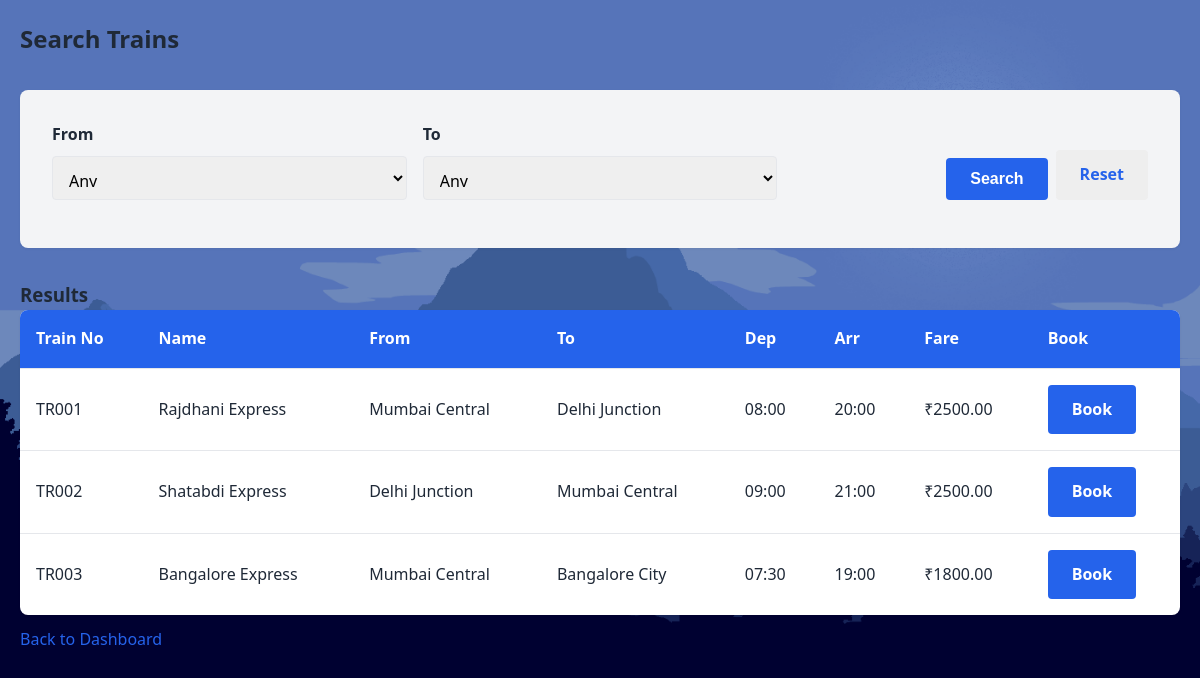
Screenshot of /search.php (signed in) with the database file from the repository.
### tables this page shows
CREATE TABLE TRAIN (
    TrainID INT PRIMARY KEY AUTO_INCREMENT,
    TrainNumber VARCHAR(20) UNIQUE NOT NULL,
    TrainName VARCHAR(100) NOT NULL,
    FromStation VARCHAR(100) NOT NULL,
    ToStation VARCHAR(100) NOT NULL,
    TotalSeats INT NOT NULL,
    Fare DECIMAL(10, 2) NOT NULL,
    DepartureTime TIME NULL,
    ArrivalTime TIME NULL,
    CreatedAt TIMESTAMP DEFAULT CURRENT_TIMESTAMP,
    FOREIGN KEY (FromStation) REFERENCES STATION(StationName),
    FOREIGN KEY (ToStation) REFERENCES STATION(StationName)
);

### search.php (the view, shortened to what this page needs)
<?php
$servername = "localhost";
$username = "root";
$password = "";
$dbname = "train_booking";
$conn = new mysqli($servername, $username, $password, $dbname);
$trains_query = "SELECT * FROM TRAIN";
$trains_query .= ' ORDER BY TrainNumber';
$trains_result = mysqli_query($conn, $trains_query);
?>
<!DOCTYPE html>
<html>
<head>
    <link rel="stylesheet" href="style.css">
</head>
<body>
    <div class="container">
        <h2>Search Trains</h2>
        <div class="section">
            <form method="GET" action="search.php">
                <div class="form-grid">
                    <div class="form-group">
                        <label for="source">From</label>
                        <select id="source" name="source">
                            <option value="">Any</option>
                        </select>
                    </div>
                    <div class="form-group">
                        <label for="destination">To</label>
                        <select id="destination" name="destination">
                            <option value="">Any</option>
                        </select>
                    </div>
                    <div style="display:flex; align-items:flex-end; gap:8px;">
                        <div>
                            <button class="btn btn-primary" type="submit">Search</button>
                        </div>
                        <div>
                            <a href="search.php" class="btn" style="background:#eee;">Reset</a>
                        </div>
                    </div>
                </div>
            </form>
        </div>
        <h3 style="margin-top:20px;">Results</h3>
        <table class="table">
            <thead><tr><th>Train No</th><th>Name</th><th>From</th><th>To</th><th>Dep</th><th>Arr</th><th>Fare</th><th>Book</th></tr></thead>
            <tbody>
                <?php if (mysqli_num_rows($trains_result) > 0) { while ($train = mysqli_fetch_assoc($trains_result)) {
                    echo '<tr>';
                    echo '<td>'.htmlspecialchars($train['TrainNumber']).'</td>';
                    echo '<td>'.htmlspecialchars($train['TrainName']).'</td>';
                    echo '<td>'.htmlspecialchars($train['FromStation']).'</td>';
                    echo '<td>'.htmlspecialchars($train['ToStation']).'</td>';
                    echo '<td>'.(!empty($train['DepartureTime'])?htmlspecialchars(substr($train['DepartureTime'],0,5)):'-').'</td>';
                    echo '<td>'.(!empty($train['ArrivalTime'])?htmlspecialchars(substr($train['ArrivalTime'],0,5)):'-').'</td>';
                    echo '<td>₹'.htmlspecialchars($train['Fare']).'</td>';
                    echo '<td><a class="btn btn-primary" href="booking.php?train_id='.$train['TrainID'].'">Book</a></td>';
                    echo '</tr>';
                } } else { echo '<tr><td colspan="8">No trains found</td></tr>'; } ?>
            </tbody>
        </table>
        <p style="margin-top:12px;"><a href="user_dashboard.php">Back to Dashboard</a></p>
    </div>
</body>
</html>

### style.css (style rules this page uses)
* { margin: 0; padding: 0; box-sizing: border-box; }
:root { --primary-color: #2563eb; --secondary-color: #1e40af; --success-color: #10b981; --danger-color: #ef4444; --warning-color: #f59e0b; --light-gray: #f3f4f6; --dark-gray: #4b5563; --text-color: #1f2937; --border-color: #e5e7eb; }
body { font-family: 'Segoe UI', Tahoma, Geneva, Verdana, sans-serif; color: var(--text-color); background-image: url('rail.gif'); background-size: cover; background-attachment: fixed; background-repeat: no-repeat; background-position: center center; line-height: 1.6; }
.container { max-width: 1200px; margin: 0 auto; padding: 0 20px; }
.section { margin: 2rem 0; padding: 2rem; background-color: var(--light-gray); border-radius: 8px; box-shadow: 0 1px 3px rgba(0, 0, 0, 0.05); }
.form-grid { display: grid; grid-template-columns: repeat(auto-fit, minmax(250px, 1fr)); gap: 1rem; margin-bottom: 1rem; }
.form-group { display: flex; flex-direction: column; }
.form-group label { margin-bottom: 0.5rem; font-weight: 600; color: var(--text-color); }
.form-group input, .form-group select, .form-group textarea { padding: 0.75rem; border: 1px solid var(--border-color); border-radius: 4px; font-size: 1rem; font-family: inherit; transition: border-color 0.3s ease, box-shadow 0.3s ease; }
.form-group input, .form-group select { height: 44px; }
.btn { padding: 0.75rem 1.5rem; border: none; border-radius: 4px; font-size: 1rem; cursor: pointer; transition: all 0.3s ease; font-weight: 600; text-decoration: none; display: inline-block; }
.btn-primary { background-color: var(--primary-color); color: white; }
.table { width: 100%; border-collapse: collapse; background: white; box-shadow: 0 1px 3px rgba(0, 0, 0, 0.05); border-radius: 8px; overflow: hidden; }
.table thead { background-color: var(--primary-color); color: white; }
.table th, .table td { padding: 1rem; text-align: left; border-bottom: 1px solid var(--border-color); }
.table tbody tr:last-child td { border-bottom: none; }
a { color: var(--primary-color); text-decoration: none; transition: color 0.3s ease; }

### search.php (style rules this page uses)
.container { padding:20px; }

### rows the page displays
train: TrainNumber "TR001", TrainName "Rajdhani Express", FromStation "Mumbai Central", ToStation "Delhi Junction", DepartureTime "08:00", ArrivalTime "20:00", Fare "2500.00"
train: TrainNumber "TR002", TrainName "Shatabdi Express", FromStation "Delhi Junction", ToStation "Mumbai Central", DepartureTime "09:00", ArrivalTime "21:00", Fare "2500.00"
train: TrainNumber "TR003", TrainName "Bangalore Express", FromStation "Mumbai Central", ToStation "Bangalore City", DepartureTime "07:30", ArrivalTime "19:00", Fare "1800.00"
